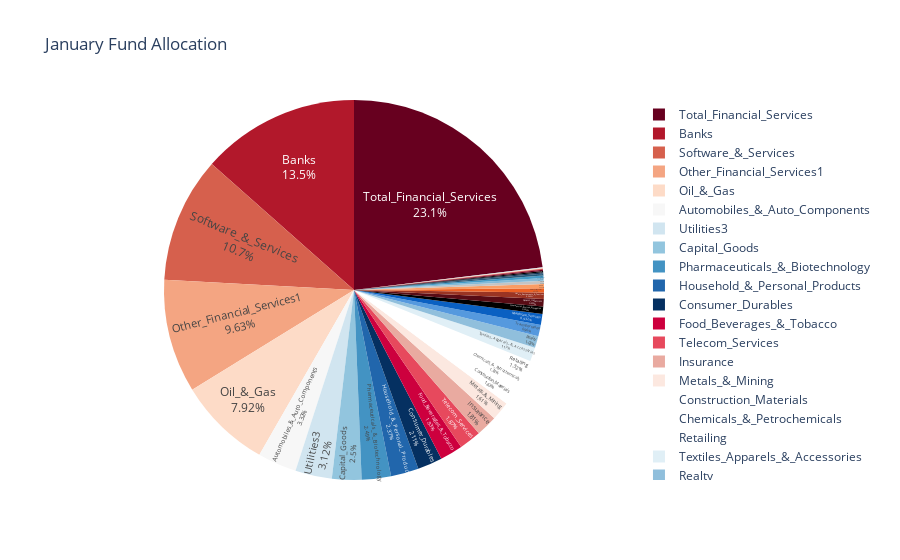

The notebook cell saved with this chart:
### Markdown cell above
# Overview of Fund allocation for the month of January 2022

### Code cell
fig=px.pie(fpi_df['January31,2022'],
           names=fpi_df['January31,2022'].index,
           values=fpi_df['January31,2022'],
      title='January Fund Allocation',
      color_discrete_sequence=px.colors.sequential.RdBu)

fig.update_traces(textposition='inside', textinfo='percent+label')
fig

### Figure 1 — Plotly figure (JSON) as saved in the notebook; plotly's stock layout.template omitted (floating-point values rounded to 4 significant figures)
{"data": [{"domain": {"x": [0, 1], "y": [0, 1]}, "hovertemplate": "Sector=%{label}<br>value=%{value}<extra></extra>", "labels": ["Airlines", "Airport_Services", "Automobiles_&_Auto_Components", "Banks", "Capital_Goods", "Chemicals_&_Petrochemicals", "Coal", "Commercial_Services_&_Supplies", "Construction_Materials", "Consumer_Durables", "Diversified2", "Diversified_Consumer_Services", "Food_&_Drugs_Retailing", "Food_Beverages_&_Tobacco", "Forest_Materials", "General_Industrials", "Hardware_Technology_&_Equipment", "Healthcare_Equipment_&_Supplies", "Healthcare_Services", "Hotels_Restaurants_&_Tourism", "Household_&_Personal_Products", "Insurance", "Logistics", "Marine_Port_&_Services", "Media", "Metals_&_Mining", "Oil_&_Gas", "Other_Financial_Services1", "Others4", "Pharmaceuticals_&_Biotechnology", "Real_Estate_Investment", "Realty", "Retailing", "Roads_&_Highways", "Shipping", "Software_&_Services", "Sovereign", "Surface_Transportation", "Telecom_Services", "Telecommunications_Equipment", "Textiles_Apparels_&_Accessories", "Total_Financial_Services", "Transport_Related_Services", "Transportation", "Utilities3"], "legendgroup": "", "name": "", "showlegend": true, "textinfo": "percent+label", "textposition": "inside", "type": "pie", "values": [13143, 6966, 209195, 849179, 157971, 83920, 6912, 39956, 90271, 132957, 14881, 6985, 433, 121968, 2237, 38862, 96, 1805, 58816, 34225, 149290, 113983, 3327, 23617, 21637, 101487, 499576, 607799, 17636, 156935, 0, 64304, 83304, 2301, 1306, 674361, 0, 138, 117878, 822, 74072, 1456978, 9752, 60550, 196674]}], "layout": {"legend": {"tracegroupgap": 0}, "piecolorway": ["rgb(103,0,31)", "rgb(178,24,43)", "rgb(214,96,77)", "rgb(244,165,130)", "rgb(253,219,199)", "rgb(247,247,247)", "rgb(209,229,240)", "rgb(146,197,222)", "rgb(67,147,195)", "rgb(33,102,172)", "rgb(5,48,97)"], "title": {"text": "January Fund Allocation"}}}
